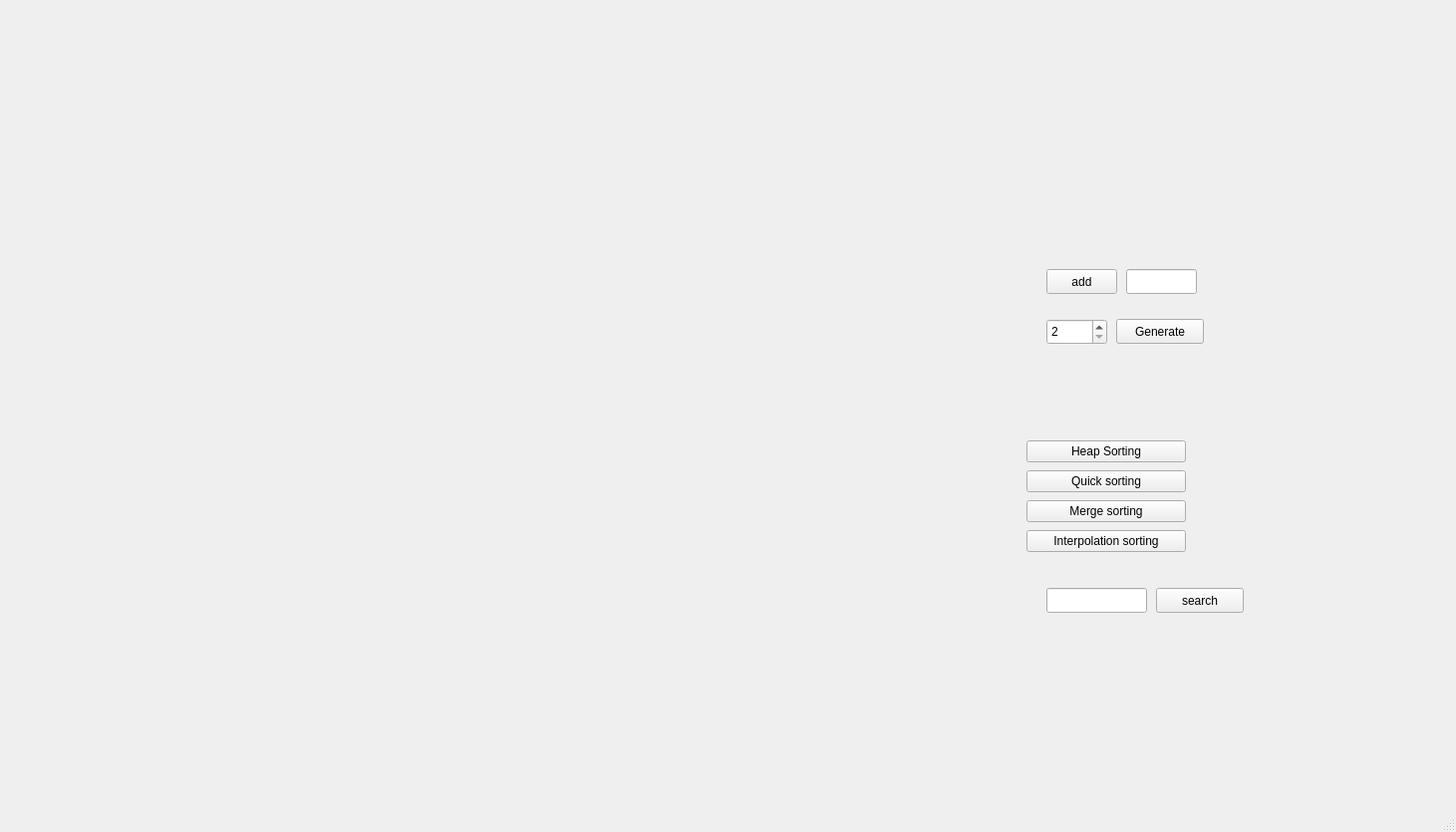
<?xml version="1.0" encoding="UTF-8"?>
<ui version="4.0">
 <class>MainWindow</class>
 <widget class="QMainWindow" name="MainWindow">
  <property name="geometry">
   <rect>
    <x>0</x>
    <y>0</y>
    <width>1461</width>
    <height>835</height>
   </rect>
  </property>
  <property name="windowTitle">
   <string>MainWindow</string>
  </property>
  <widget class="QWidget" name="centralwidget">
   <widget class="QLineEdit" name="numbersEnterEdit">
    <property name="geometry">
     <rect>
      <x>1130</x>
      <y>270</y>
      <width>71</width>
      <height>25</height>
     </rect>
    </property>
   </widget>
   <widget class="QPushButton" name="addButton">
    <property name="geometry">
     <rect>
      <x>1050</x>
      <y>270</y>
      <width>71</width>
      <height>25</height>
     </rect>
    </property>
    <property name="text">
     <string>add</string>
    </property>
   </widget>
   <widget class="QWidget" name="horizontalLayoutWidget">
    <property name="geometry">
     <rect>
      <x>20</x>
      <y>10</y>
      <width>1001</width>
      <height>521</height>
     </rect>
    </property>
    <layout class="QHBoxLayout" name="arrayVisualization">
     <property name="bottomMargin">
      <number>6</number>
     </property>
    </layout>
   </widget>
   <widget class="QPushButton" name="generateButton">
    <property name="geometry">
     <rect>
      <x>1120</x>
      <y>320</y>
      <width>88</width>
      <height>25</height>
     </rect>
    </property>
    <property name="text">
     <string>Generate</string>
    </property>
   </widget>
   <widget class="QSpinBox" name="sizeArray">
    <property name="geometry">
     <rect>
      <x>1050</x>
      <y>320</y>
      <width>61</width>
      <height>26</height>
     </rect>
    </property>
    <property name="minimum">
     <number>2</number>
    </property>
    <property name="maximum">
     <number>85</number>
    </property>
   </widget>
   <widget class="QWidget" name="verticalLayoutWidget_2">
    <property name="geometry">
     <rect>
      <x>1030</x>
      <y>440</y>
      <width>160</width>
      <height>120</height>
     </rect>
    </property>
    <layout class="QVBoxLayout" name="verticalLayout_2">
     <item>
      <widget class="QPushButton" name="sortStartHeap">
       <property name="text">
        <string>Heap Sorting</string>
       </property>
      </widget>
     </item>
     <item>
      <widget class="QPushButton" name="sortStarting">
       <property name="text">
        <string>Quick sorting</string>
       </property>
      </widget>
     </item>
     <item>
      <widget class="QPushButton" name="sortStartmerge">
       <property name="text">
        <string>Merge sorting</string>
       </property>
      </widget>
     </item>
     <item>
      <widget class="QPushButton" name="sortStaringinterpolation">
       <property name="text">
        <string>Interpolation sorting</string>
       </property>
      </widget>
     </item>
    </layout>
   </widget>
   <widget class="QLineEdit" name="searchValue">
    <property name="geometry">
     <rect>
      <x>1050</x>
      <y>590</y>
      <width>101</width>
      <height>25</height>
     </rect>
    </property>
   </widget>
   <widget class="QPushButton" name="searching">
    <property name="geometry">
     <rect>
      <x>1160</x>
      <y>590</y>
      <width>88</width>
      <height>25</height>
     </rect>
    </property>
    <property name="text">
     <string>search</string>
    </property>
   </widget>
   <widget class="QLabel" name="binPowResult">
    <property name="geometry">
     <rect>
      <x>1050</x>
      <y>630</y>
      <width>101</width>
      <height>21</height>
     </rect>
    </property>
    <property name="text">
     <string/>
    </property>
   </widget>
  </widget>
  <widget class="QMenuBar" name="menubar">
   <property name="geometry">
    <rect>
     <x>0</x>
     <y>0</y>
     <width>1461</width>
     <height>22</height>
    </rect>
   </property>
  </widget>
  <widget class="QStatusBar" name="statusbar"/>
 </widget>
 <resources/>
 <connections/>
</ui>
